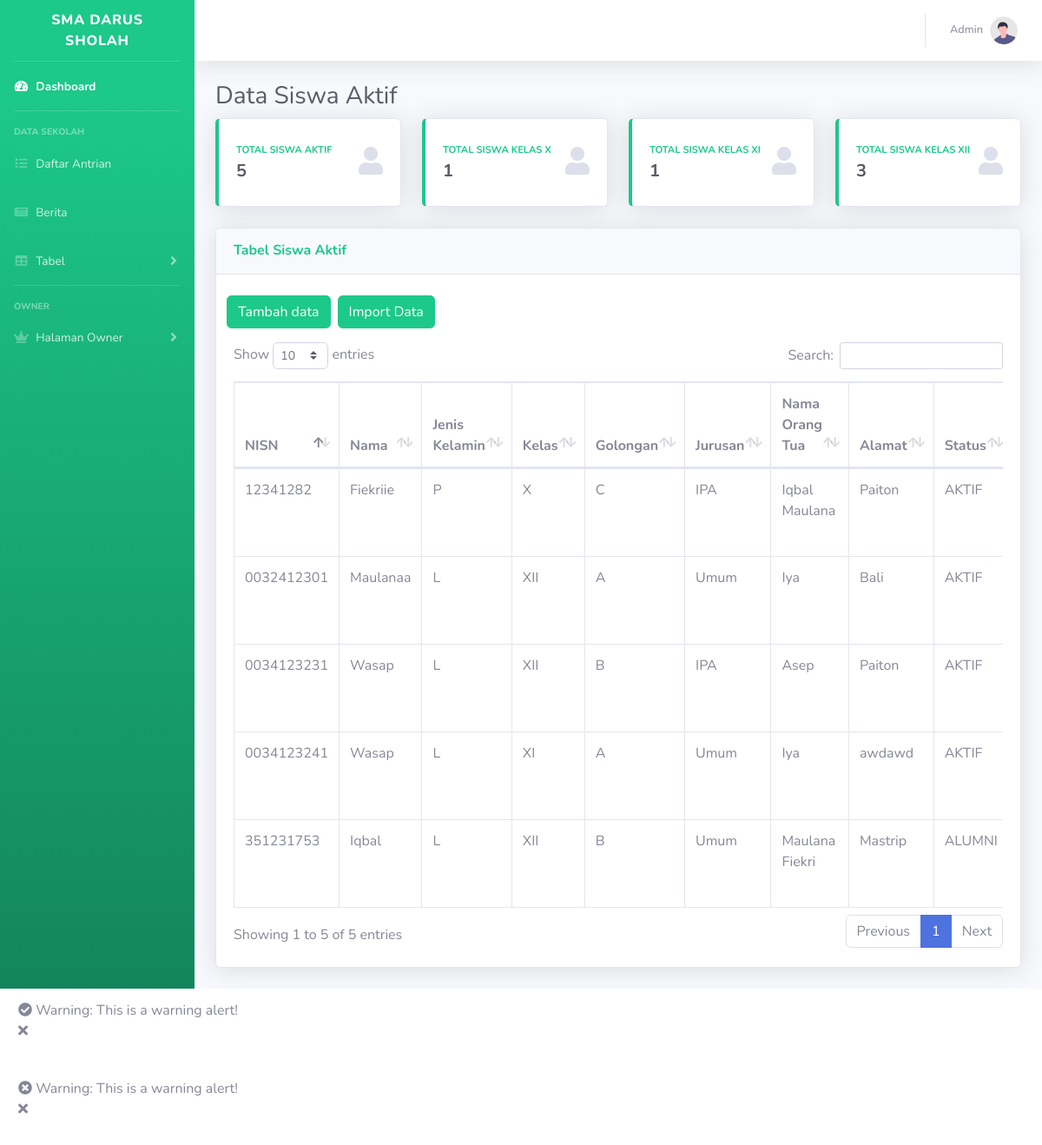
Screenshot of /table_siswa.php (signed in) with the database file from the repository.
### tables this page shows
CREATE TABLE `siswa_aktif` (
  `nisn` varchar(10) NOT NULL,
  `nama_siswa` varchar(50) NOT NULL,
  `jenis_kelamin` enum('L','P') NOT NULL,
  `kelas` enum('X','XI','XII') DEFAULT NULL,
  `golongan` char(1) DEFAULT NULL,
  `id_jurusan` varchar(10) DEFAULT NULL,
  `nama_ortu` varchar(50) DEFAULT NULL,
  `alamat` varchar(255) NOT NULL,
  `status` enum('TIDAK AKTIF','AKTIF','ALUMNI') NOT NULL
);

CREATE TABLE `jurusan` (
  `id_jurusan` varchar(10) NOT NULL,
  `nama_jurusan` varchar(25) NOT NULL
);

### src/table_siswa.php (the view, shortened to what the rows shown need)
<?php
require('config/koneksi.php');
function fetchEditDataJurusan($selectedData)
{
    $koneksi = mysqli_connect('localhost', 'root', '', 'db_sma_darus_sholah');
    $query = "SELECT * FROM jurusan";
    $result = mysqli_query($koneksi, $query);
}
function IfOptionSelected($data, $selectedData)
{
    if ($data == $selectedData) {
        return true;
    }
    return false;
}
?>
<!DOCTYPE html>
<html lang="en">
<head>
    <link href="../vendor/fontawesome-free/css/all.min.css" rel="stylesheet" type="text/css">
    <link href="../css/sb-admin-2.min.css" rel="stylesheet">
    <link href="../vendor/datatables/dataTables.bootstrap4.min.css" rel="stylesheet">
    <link rel="stylesheet" href="../css/custom-alert.css">
</head>
<body id="page-top">
    <div id="wrapper">
        <div id="content-wrapper" class="d-flex flex-column">
            <div id="content">
                <div class="container-fluid">
                    <h1 class="h3 mb-2 text-gray-800">Data Siswa Aktif</h1>
                    <div class="card shadow mb-4">
                        <div class="card-body">
                            <div class="table-responsive">
                                <table class="table table-bordered" id="dataTable" width="100%" cellspacing="0">
                                    <thead>
                                        <tr>
                                            <th>NISN</th>
                                            <th>Nama</th>
                                            <th>Jenis Kelamin</th>
                                            <th>Kelas</th>
                                            <th>Golongan</th>
                                            <th>Jurusan</th>
                                            <th>Nama Orang Tua</th>
                                            <th>Alamat</th>
                                            <th>Status</th>
                                        </tr>
                                    </thead>
                                    <tbody>
                                        <?php
                                        $query = "SELECT * FROM siswa_aktif JOIN jurusan ON siswa_aktif.id_jurusan = jurusan.id_jurusan";
                                        $result = mysqli_query($koneksi, $query);
                                        while ($row = mysqli_fetch_array($result)) {
                                            echo '
                                                <tr>
                                                    <td id="nisn" class="nisn">' . $row['nisn'] . '</td>
                                                    <td>' . $row['nama_siswa'] . '</td>
                                                    <td>' . $row['jenis_kelamin'] . '</td>
                                                    <td>' . $row['kelas'] . '</td>
                                                    <td>' . $row['golongan'] . '</td>
                                                    <td>' . $row['nama_jurusan'] . '</td>
                                                    <td>' . $row['nama_ortu'] . '</td>
                                                    <td>' . $row['alamat'] . '</td>
                                                    <td>' . $row['status']. '</td>
                                                        <button class="btn btn-warning fas fa-edit" type="button" id="editButton" onclick="editSiswa(`' . $row['nisn'] . '`)"></button>
                                                        <button class="btn btn-danger fas fa-trash-alt" type="button" id="hapusButton" onclick="deleteSiswa(`' . $row['nisn'] . '`)"></button>
                                                </tr>
                                                <div class="modal" id="hapusTable' . $row['nisn'] . '" tabindex="-1" role="dialog" aria-labelledby="exampleModalLabel" aria-hidden="true">
                                                                <button type="submit" class="btn btn-danger col-xl-4" name="submit_hapus" value="' . $row['nisn'] . '">Hapus</button>
                                                </div>
                                                <div class="modal fade" id="editTable' . $row['nisn'] . '" tabindex="-1" role="dialog" aria-labelledby="exampleModalLongTitle" aria-hidden="true">
                                                                <input readonly type="text" class="form-control" id="nisn" name="nisn" value="' . $row['nisn'] . '">
                                                                <input type="text" class="form-control" id="nama_siswa" name="nama_siswa" value="' . $row['nama_siswa'] . '">
                                                                    <option value="L" ' . ((IfOptionSelected("L", $row['jenis_kelamin'])) ? 'selected="selected"' : "") . '>Laki-laki</option>
                                                                    <option value="P" ' . ((IfOptionSelected("P", $row['jenis_kelamin'])) ? 'selected="selected"' : "") . '>Perempuan</option>
                                                                    <option value="X" ' . ((IfOptionSelected("X", $row['kelas'])) ? 'selected="selected"' : "") . '>X</option>
                                                                    <option value="XI" ' . ((IfOptionSelected("XI", $row['kelas'])) ? 'selected="selected"' : "") . '>XI</option>
                                                                    <option value="XII" ' . ((IfOptionSelected("XII", $row['kelas'])) ? 'selected="selected"' : "") . '>XII</option>
                                                                    <option value="A" ' . ((IfOptionSelected("A", $row['golongan'])) ? 'selected="selected"' : "") . '>A</option>
                                                                    <option value="B" ' . ((IfOptionSelected("B", $row['golongan'])) ? 'selected="selected"' : "") . '>B</option>
                                                                    <option value="C" ' . ((IfOptionSelected("C", $row['golongan'])) ? 'selected="selected"' : "") . '>C</option>
                                                                    ';
                                            fetchEditDataJurusan($row['nama_jurusan']);
                                        ?>
                                        <?php
                                            echo '
                                                                <input type="text" class="form-control" id="nama_ortu" name="nama_ortu" value="' . $row['nama_ortu'] . '">
                                                                <textarea class="form-control" id="alamat" name="alamat" >' . $row['alamat'] . '</textarea>
                                                                    <option value="TIDAK AKTIF" ' . ((IfOptionSelected("TIDAK AKTIF", $row['status'])) ? 'selected="selected"' : "") . '>Tidak Aktif</option>
                                                                    <option value="AKTIF" ' . ((IfOptionSelected("AKTIF", $row['status'])) ? 'selected="selected"' : "") . '>Aktif</option>
                                                                    <option value="ALUMNI" ' . ((IfOptionSelected("ALUMNI", $row['status'])) ? 'selected="selected"' : "") . '>Alumni</option>
                                                </div>
                                                ';
                                        }
                                        ?>
                                    </tbody>
                                </table>
                            </div>
                        </div>
                    </div>
                </div>
            </div>
        </div>
    </div>
</body>
</html>

### rows the page displays
siswa_aktif: nisn "0032412301", nama_siswa "Maulanaa", jenis_kelamin "L", kelas "XII", golongan "A", id_jurusan.nama_jurusan "Umum", nama_ortu "Iya", alamat "Bali", status "AKTIF"
siswa_aktif: nisn "0034123231", nama_siswa "Wasap", jenis_kelamin "L", kelas "XII", golongan "B", id_jurusan.nama_jurusan "IPA", nama_ortu "Asep", alamat "Paiton", status "AKTIF"
siswa_aktif: nisn "0034123241", nama_siswa "Wasap", jenis_kelamin "L", kelas "XI", golongan "A", id_jurusan.nama_jurusan "Umum", nama_ortu "Iya", alamat "awdawd", status "AKTIF"
siswa_aktif: nisn "12341282", nama_siswa "Fiekriie", jenis_kelamin "P", kelas "X", golongan "C", id_jurusan.nama_jurusan "IPA", nama_ortu "Iqbal Maulana", alamat "Paiton", status "AKTIF"
siswa_aktif: nisn "351231753", nama_siswa "Iqbal", jenis_kelamin "L", kelas "XII", golongan "B", id_jurusan.nama_jurusan "Umum", nama_ortu "Maulana Fiekri", alamat "Mastrip", status "ALUMNI"

### other values shown
$_SESSION['nama_admin'] "Admin"
tampilSiswa('all') "5"
tampilSiswa('X') "1"
tampilSiswa('XI') "1"
tampilSiswa('XII') "3"
